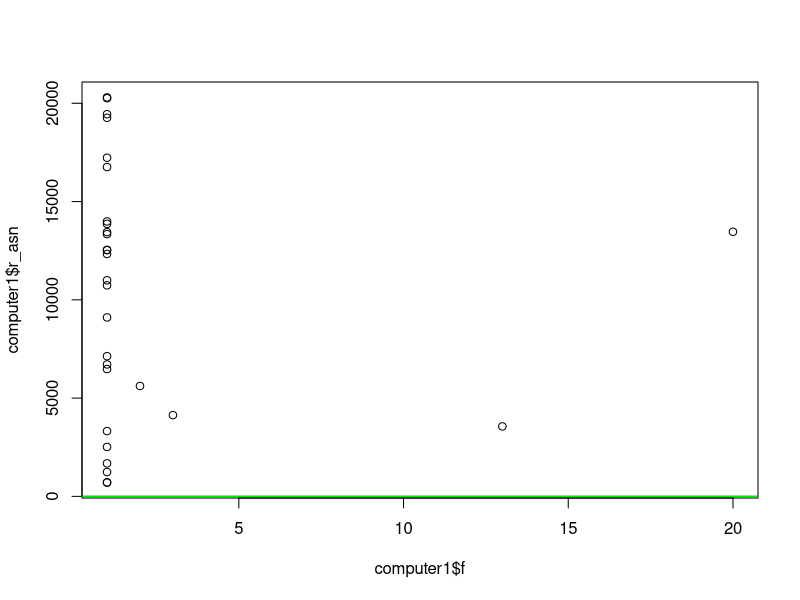

Write R code to recreate this figure.
setwd("C:/327Mat")
 getwd()
computer1 = read.csv("computer1.csv")
computer1
plot(computer1$r_asn   ~ computer1$f)
 linmod = lm(computer1$f ~ computer1$r_asn)
View(linmod)
abline(linmod)
abline(linmod, col="green")
linmod
model = lm(l_ipn~f,data = computer1)
summary(model)$r.squared
model1 = lm(r_asn~f,data = computer1)
summary(model1)$r.squared
